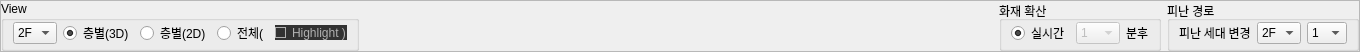
            <widget class="QFrame" name="frame_3">
             <property name="maximumSize">
              <size>
               <width>16777215</width>
               <height>50</height>
              </size>
             </property>
             <property name="frameShape">
              <enum>QFrame::StyledPanel</enum>
             </property>
             <property name="frameShadow">
              <enum>QFrame::Raised</enum>
             </property>
             <property name="lineWidth">
              <number>0</number>
             </property>
             <layout class="QHBoxLayout" name="horizontalLayout_7">
              <property name="spacing">
               <number>6</number>
              </property>
              <property name="leftMargin">
               <number>0</number>
              </property>
              <property name="topMargin">
               <number>0</number>
              </property>
              <property name="rightMargin">
               <number>0</number>
              </property>
              <property name="bottomMargin">
               <number>0</number>
              </property>
              <item>
               <widget class="QGroupBox" name="groupBox">
                <property name="sizePolicy">
                 <sizepolicy hsizetype="Preferred" vsizetype="Preferred">
                  <horstretch>0</horstretch>
                  <verstretch>0</verstretch>
                 </sizepolicy>
                </property>
                <property name="minimumSize">
                 <size>
                  <width>0</width>
                  <height>0</height>
                 </size>
                </property>
                <property name="title">
                 <string>View</string>
                </property>
                <layout class="QHBoxLayout" name="horizontalLayout_2">
                 <property name="leftMargin">
                  <number>9</number>
                 </property>
                 <property name="topMargin">
                  <number>0</number>
                 </property>
                 <property name="rightMargin">
                  <number>9</number>
                 </property>
                 <property name="bottomMargin">
                  <number>3</number>
                 </property>
                 <item>
                  <widget class="QComboBox" name="WatchFloor_comboBox">
                   <property name="minimumSize">
                    <size>
                     <width>40</width>
                     <height>0</height>
                    </size>
                   </property>
                   <property name="currentIndex">
                    <number>1</number>
                   </property>
                   <item>
                    <property name="text">
                     <string>1F</string>
                    </property>
                   </item>
                   <item>
                    <property name="text">
                     <string>2F</string>
                    </property>
                   </item>
                   <item>
                    <property name="text">
                     <string>3F</string>
                    </property>
                   </item>
                   <item>
                    <property name="text">
                     <string>4F</string>
                    </property>
                   </item>
                   <item>
                    <property name="text">
                     <string>5F</string>
                    </property>
                   </item>
                  </widget>
                 </item>
                 <item>
                  <widget class="QRadioButton" name="WatchMode1">
                   <property name="text">
                    <string>층별(3D)</string>
                   </property>
                   <property name="checked">
                    <bool>true</bool>
                   </property>
                  </widget>
                 </item>
                 <item>
                  <widget class="QRadioButton" name="WatchMode2">
                   <property name="text">
                    <string>층별(2D)</string>
                   </property>
                  </widget>
                 </item>
                 <item>
                  <widget class="QRadioButton" name="WatchMode0">
                   <property name="text">
                    <string>전체(</string>
                   </property>
                   <property name="checked">
                    <bool>false</bool>
                   </property>
                  </widget>
                 </item>
                 <item>
                  <widget class="QCheckBox" name="WatchMode_Highlight">
                   <property name="styleSheet">
                    <string notr="true">QToolTip
{
     border: 1px solid black;
     background-color: #ffa02f;
     padding: 1px;
     border-radius: 3px;
     opacity: 100;
}

QWidget
{
    color: #b1b1b1;
    background-color: #323232;
}

QWidget:item:hover
{
    background-color: QLinearGradient( x1: 0, y1: 0, x2: 0, y2: 1, stop: 0 #ffa02f, stop: 1 #ca0619);
    color: #000000;
}

QWidget:item:selected
{
    background-color: QLinearGradient( x1: 0, y1: 0, x2: 0, y2: 1, stop: 0 #ffa02f, stop: 1 #d7801a);
}

QMenuBar::item
{
    background: transparent;
}

QMenuBar::item:selected
{
    background: transparent;
    border: 1px solid #ffaa00;
}

QMenuBar::item:pressed
{
    background: #444;
    border: 1px solid #000;
    background-color: QLinearGradient(
        x1:0, y1:0,
        x2:0, y2:1,
        stop:1 #212121,
        stop:0.4 #343434/*,
        stop:0.2 #343434,
        stop:0.1 #ffaa00*/
    );
    margin-bottom:-1px;
    padding-bottom:1px;
}

QMenu
{
    border: 1px solid #000;
}

QMenu::item
{
    padding: 2px 20px 2px 20px;
}

QMenu::item:selected
{
    color: #000000;
}

QWidget:disabled
{
    color: #404040;
    background-color: #323232;
}

QAbstractItemView
{
    background-color: QLinearGradient( x1: 0, y1: 0, x2: 0, y2: 1, stop: 0 #4d4d4d, stop: 0.1 #646464, stop: 1 #5d5d5d);
}

QWidget:focus
{
    /*border: 2px solid QLinearGradient( x1: 0, y1: 0, x2: 0, y2: 1, stop: 0 #ffa02f, stop: 1 #d7801a);*/
}

QLineEdit
{
    background-color: QLinearGradient( x1: 0, y1: 0, x2: 0, y2: 1, stop: 0 #4d4d4d, stop: 0 #646464, stop: 1 #5d5d5d);
    padding: 1px;
    border-style: solid;
    border: 1px solid #1e1e1e;
    border-radius: 5;
}

QPushButton
{
    color: #b1b1b1;
    background-color: QLinearGradient( x1: 0, y1: 0, x2: 0, y2: 1, stop: 0 #565656, stop: 0.1 #525252, stop: 0.5 #4e4e4e, stop: 0.9 #4a4a4a, stop: 1 #464646);
    border-width: 1px;
    border-color: #1e1e1e;
    border-style: solid;
    border-radius: 6;
    padding: 3px;
    font-size: 12px;
    padding-left: 5px;
    padding-right: 5px;
}

QPushButton:pressed
{
    background-color: QLinearGradient( x1: 0, y1: 0, x2: 0, y2: 1, stop: 0 #2d2d2d, stop: 0.1 #2b2b2b, stop: 0.5 #292929, stop: 0.9 #282828, stop: 1 #252525);
}

QComboBox
{
    selection-background-color: #ffaa00;
    background-color: QLinearGradient( x1: 0, y1: 0, x2: 0, y2: 1, stop: 0 #565656, stop: 0.1 #525252, stop: 0.5 #4e4e4e, stop: 0.9 #4a4a4a, stop: 1 #464646);
    border-style: solid;
    border: 1px solid #1e1e1e;
    border-radius: 5;
}

QComboBox:hover,QPushButton:hover
{
    border: 2px solid QLinearGradient( x1: 0, y1: 0, x2: 0, y2: 1, stop: 0 #ffa02f, stop: 1 #d7801a);
}


QComboBox:on
{
    padding-top: 3px;
    padding-left: 4px;
    background-color: QLinearGradient( x1: 0, y1: 0, x2: 0, y2: 1, stop: 0 #2d2d2d, stop: 0.1 #2b2b2b, stop: 0.5 #292929, stop: 0.9 #282828, stop: 1 #252525);
    selection-background-color: #ffaa00;
}

QComboBox QAbstractItemView
{
    border: 2px solid darkgray;
    selection-background-color: QLinearGradient( x1: 0, y1: 0, x2: 0, y2: 1, stop: 0 #ffa02f, stop: 1 #d7801a);
}

QComboBox::drop-down
{
     subcontrol-origin: padding;
     subcontrol-position: top right;
     width: 15px;

     border-left-width: 0px;
     border-left-color: darkgray;
     border-left-style: solid; /* just a single line */
     border-top-right-radius: 3px; /* same radius as the QComboBox */
     border-bottom-right-radius: 3px;
 }

QComboBox::down-arrow
{
     image: url(:/down_arrow.png);
}

QGroupBox:focus
{
border: 2px solid QLinearGradient( x1: 0, y1: 0, x2: 0, y2: 1, stop: 0 #ffa02f, stop: 1 #d7801a);
}

QTextEdit:focus
{
    border: 2px solid QLinearGradient( x1: 0, y1: 0, x2: 0, y2: 1, stop: 0 #ffa02f, stop: 1 #d7801a);
}

QScrollBar:horizontal {
     border: 1px solid #222222;
     background: QLinearGradient( x1: 0, y1: 0, x2: 0, y2: 1, stop: 0.0 #121212, stop: 0.2 #282828, stop: 1 #484848);
     height: 7px;
     margin: 0px 16px 0 16px;
}

QScrollBar::handle:horizontal
{
      background: QLinearGradient( x1: 0, y1: 0, x2: 1, y2: 0, stop: 0 #ffa02f, stop: 0.5 #d7801a, stop: 1 #ffa02f);
      min-height: 20px;
      border-radius: 2px;
}

QScrollBar::add-line:horizontal {
      border: 1px solid #1b1b19;
      border-radius: 2px;
      background: QLinearGradient( x1: 0, y1: 0, x2: 1, y2: 0, stop: 0 #ffa02f, stop: 1 #d7801a);
      width: 14px;
      subcontrol-position: right;
      subcontrol-origin: margin;
}

QScrollBar::sub-line:horizontal {
      border: 1px solid #1b1b19;
      border-radius: 2px;
      background: QLinearGradient( x1: 0, y1: 0, x2: 1, y2: 0, stop: 0 #ffa02f, stop: 1 #d7801a);
      width: 14px;
     subcontrol-position: left;
     subcontrol-origin: margin;
}

QScrollBar::right-arrow:horizontal, QScrollBar::left-arrow:horizontal
{
      border: 1px solid black;
      width: 1px;
      height: 1px;
      background: white;
}

QScrollBar::add-page:horizontal, QScrollBar::sub-page:horizontal
{
      background: none;
}

QScrollBar:vertical
{
      background: QLinearGradient( x1: 0, y1: 0, x2: 1, y2: 0, stop: 0.0 #121212, stop: 0.2 #282828, stop: 1 #484848);
      width: 7px;
      margin: 16px 0 16px 0;
      border: 1px solid #222222;
}

QScrollBar::handle:vertical
{
      background: QLinearGradient( x1: 0, y1: 0, x2: 0, y2: 1, stop: 0 #ffa02f, stop: 0.5 #d7801a, stop: 1 #ffa02f);
      min-height: 20px;
      border-radius: 2px;
}

QScrollBar::add-line:vertical
{
      border: 1px solid #1b1b19;
      border-radius: 2px;
      background: QLinearGradient( x1: 0, y1: 0, x2: 0, y2: 1, stop: 0 #ffa02f, stop: 1 #d7801a);
      height: 14px;
      subcontrol-position: bottom;
      subcontrol-origin: margin;
}

QScrollBar::sub-line:vertical
{
      border: 1px solid #1b1b19;
      border-radius: 2px;
      background: QLinearGradient( x1: 0, y1: 0, x2: 0, y2: 1, stop: 0 #d7801a, stop: 1 #ffa02f);
      height: 14px;
      subcontrol-position: top;
      subcontrol-origin: margin;
}

QScrollBar::up-arrow:vertical, QScrollBar::down-arrow:vertical
{
      border: 1px solid black;
      width: 1px;
      height: 1px;
      background: white;
}


QScrollBar::add-page:vertical, QScrollBar::sub-page:vertical
{
      background: none;
}

QTextEdit
{
    background-color: #242424;
}

QPlainTextEdit
{
    background-color: #242424;
}

QHeaderView::section
{
    background-color: QLinearGradient(x1:0, y1:0, x2:0, y2:1, stop:0 #616161, stop: 0.5 #505050, stop: 0.6 #434343, stop:1 #656565);
    color: white;
    padding-left: 4px;
    border: 1px solid #6c6c6c;
}

QCheckBox:disabled
{
color: #414141;
}

QDockWidget::title
{
    text-align: center;
    spacing: 3px; /* spacing between items in the tool bar */
    background-color: QLinearGradient(x1:0, y1:0, x2:0, y2:1, stop:0 #323232, stop: 0.5 #242424, stop:1 #323232);
}

QDockWidget::close-button, QDockWidget::float-button
{
    text-align: center;
    spacing: 1px; /* spacing between items in the tool bar */
    background-color: QLinearGradient(x1:0, y1:0, x2:0, y2:1, stop:0 #323232, stop: 0.5 #242424, stop:1 #323232);
}

QDockWidget::close-button:hover, QDockWidget::float-button:hover
{
    background: #242424;
}

QDockWidget::close-button:pressed, QDockWidget::float-button:pressed
{
    padding: 1px -1px -1px 1px;
}

QMainWindow::separator
{
    background-color: QLinearGradient(x1:0, y1:0, x2:0, y2:1, stop:0 #161616, stop: 0.5 #151515, stop: 0.6 #212121, stop:1 #343434);
    color: white;
    padding-left: 4px;
    border: 1px solid #4c4c4c;
    spacing: 3px; /* spacing between items in the tool bar */
}

QMainWindow::separator:hover
{

    background-color: QLinearGradient(x1:0, y1:0, x2:0, y2:1, stop:0 #d7801a, stop:0.5 #b56c17 stop:1 #ffa02f);
    color: white;
    padding-left: 4px;
    border: 1px solid #6c6c6c;
    spacing: 3px; /* spacing between items in the tool bar */
}

QToolBar::handle
{
     spacing: 3px; /* spacing between items in the tool bar */
     background: url(:/images/handle.png);
}

QMenu::separator
{
    height: 2px;
    background-color: QLinearGradient(x1:0, y1:0, x2:0, y2:1, stop:0 #161616, stop: 0.5 #151515, stop: 0.6 #212121, stop:1 #343434);
    color: white;
    padding-left: 4px;
    margin-left: 10px;
    margin-right: 5px;
}

QProgressBar
{
    border: 2px solid grey;
    border-radius: 5px;
    text-align: center;
}

QProgressBar::chunk
{
    background-color: #d7801a;
    width: 2.15px;
    margin: 0.5px;
}

QTabBar::tab {
    color: #b1b1b1;
    border: 1px solid #444;
    border-bottom-style: none;
    background-color: #323232;
    padding-left: 10px;
    padding-right: 10px;
    padding-top: 3px;
    padding-bottom: 2px;
    margin-right: -1px;
}

QTabWidget::pane {
    border: 1px solid #444;
    top: 1px;
}

QTabBar::tab:last
{
    margin-right: 0; /* the last selected tab has nothing to overlap with on the right */
    border-top-right-radius: 3px;
}

QTabBar::tab:first:!selected
{
 margin-left: 0px; /* the last selected tab has nothing to overlap with on the right */


    border-top-left-radius: 3px;
}

QTabBar::tab:!selected
{
    color: #b1b1b1;
    border-bottom-style: solid;
    margin-top: 3px;
    background-color: QLinearGradient(x1:0, y1:0, x2:0, y2:1, stop:1 #212121, stop:.4 #343434);
}

QTabBar::tab:selected
{
    border-top-left-radius: 3px;
    border-top-right-radius: 3px;
    margin-bottom: 0px;
}

QTabBar::tab:!selected:hover
{
    /*border-top: 2px solid #ffaa00;
    padding-bottom: 3px;*/
    border-top-left-radius: 3px;
    border-top-right-radius: 3px;
    background-color: QLinearGradient(x1:0, y1:0, x2:0, y2:1, stop:1 #212121, stop:0.4 #343434, stop:0.2 #343434, stop:0.1 #ffaa00);
}

QRadioButton::indicator:checked, QRadioButton::indicator:unchecked{
    color: #b1b1b1;
    background-color: #323232;
    border: 1px solid #b1b1b1;
    border-radius: 6px;
}

QRadioButton::indicator:checked
{
    background-color: qradialgradient(
        cx: 0.5, cy: 0.5,
        fx: 0.5, fy: 0.5,
        radius: 1.0,
        stop: 0.25 #ffaa00,
        stop: 0.3 #323232
    );
}

QCheckBox::indicator{
    color: #b1b1b1;
    background-color: #323232;
    border: 1px solid #b1b1b1;
    width: 9px;
    height: 9px;
}

QRadioButton::indicator
{
    border-radius: 6px;
}

QRadioButton::indicator:hover, QCheckBox::indicator:hover
{
    border: 1px solid #ffaa00;
}

QCheckBox::indicator:checked
{
    background-color: qradialgradient(
        cx: 0.5, cy: 0.5,
        fx: 0.5, fy: 0.5,
        radius: 1.0,
        stop: 0.25 #ffaa00,
        stop: 0.3 #323232
    );
}

QCheckBox::indicator:disabled, QRadioButton::indicator:disabled
{
    border: 1px solid #444;
}</string>
                   </property>
                   <property name="text">
                    <string>Highlight )</string>
                   </property>
                   <property name="checked">
                    <bool>true</bool>
                   </property>
                  </widget>
                 </item>
                </layout>
               </widget>
              </item>
              <item>
               <spacer name="horizontalSpacer_3">
                <property name="orientation">
                 <enum>Qt::Horizontal</enum>
                </property>
                <property name="sizeHint" stdset="0">
                 <size>
                  <width>634</width>
                  <height>20</height>
                 </size>
                </property>
               </spacer>
              </item>
              <item>
               <widget class="QGroupBox" name="groupBox_2">
                <property name="title">
                 <string>화재 확산</string>
                </property>
                <layout class="QHBoxLayout" name="horizontalLayout_8">
                 <property name="topMargin">
                  <number>0</number>
                 </property>
                 <property name="bottomMargin">
                  <number>3</number>
                 </property>
                 <item>
                  <widget class="QRadioButton" name="watch_present">
                   <property name="text">
                    <string>실시간</string>
                   </property>
                   <property name="checked">
                    <bool>true</bool>
                   </property>
                  </widget>
                 </item>
                 <item>
                  <widget class="QComboBox" name="N_min_later_combobox">
                   <property name="enabled">
                    <bool>false</bool>
                   </property>
                   <property name="minimumSize">
                    <size>
                     <width>40</width>
                     <height>0</height>
                    </size>
                   </property>
                   <item>
                    <property name="text">
                     <string>1</string>
                    </property>
                   </item>
                   <item>
                    <property name="text">
                     <string>2</string>
                    </property>
                   </item>
                   <item>
                    <property name="text">
                     <string>3</string>
                    </property>
                   </item>
                   <item>
                    <property name="text">
                     <string>4</string>
                    </property>
                   </item>
                   <item>
                    <property name="text">
                     <string>5</string>
                    </property>
                   </item>
                   <item>
                    <property name="text">
                     <string>6</string>
                    </property>
                   </item>
                   <item>
                    <property name="text">
                     <string>7</string>
                    </property>
                   </item>
                   <item>
                    <property name="text">
                     <string>8</string>
                    </property>
                   </item>
                   <item>
                    <property name="text">
                     <string>9</string>
                    </property>
                   </item>
                   <item>
                    <property name="text">
                     <string>10</string>
                    </property>
                   </item>
                   <item>
                    <property name="text">
                     <string>11</string>
                    </property>
                   </item>
                   <item>
                    <property name="text">
                     <string>12</string>
                    </property>
                   </item>
                   <item>
                    <property name="text">
                     <string>13</string>
                    </property>
                   </item>
                   <item>
                    <property name="text">
                     <string>14</string>
                    </property>
                   </item>
                   <item>
                    <property name="text">
                     <string>15</string>
                    </property>
                   </item>
                   <item>
                    <property name="text">
                     <string>16</string>
                    </property>
                   </item>
                   <item>
                    <property name="text">
                     <string>17</string>
                    </property>
                   </item>
                   <item>
                    <property name="text">
                     <string>18</string>
                    </property>
                   </item>
                   <item>
                    <property name="text">
                     <string>19</string>
                    </property>
                   </item>
                   <item>
                    <property name="text">
                     <string>20</string>
                    </property>
                   </item>
                   <item>
                    <property name="text">
                     <string>21</string>
                    </property>
                   </item>
                   <item>
                    <property name="text">
                     <string>22</string>
                    </property>
                   </item>
                   <item>
                    <property name="text">
                     <string>23</string>
                    </property>
                   </item>
                   <item>
                    <property name="text">
                     <string>24</string>
                    </property>
                   </item>
                   <item>
                    <property name="text">
                     <string>25</string>
                    </property>
                   </item>
                   <item>
                    <property name="text">
                     <string>26</string>
                    </property>
                   </item>
                   <item>
                    <property name="text">
                     <string>27</string>
                    </property>
                   </item>
                   <item>
                    <property name="text">
                     <string>28</string>
                    </property>
                   </item>
                   <item>
                    <property name="text">
                     <string>29</string>
                    </property>
                   </item>
                   <item>
                    <property name="text">
                     <string>30</string>
                    </property>
                   </item>
                   <item>
                    <property name="text">
                     <string>31</string>
                    </property>
                   </item>
                   <item>
                    <property name="text">
                     <string>32</string>
                    </property>
                   </item>
                   <item>
                    <property name="text">
                     <string>33</string>
                    </property>
                   </item>
                   <item>
                    <property name="text">
                     <string>34</string>
                    </property>
                   </item>
                   <item>
                    <property name="text">
                     <string>35</string>
                    </property>
                   </item>
                   <item>
                    <property name="text">
                     <string>36</string>
                    </property>
                   </item>
                   <item>
                    <property name="text">
                     <string>37</string>
                    </property>
                   </item>
                   <item>
                    <property name="text">
                     <string>38</string>
                    </property>
                   </item>
                   <item>
                    <property name="text">
                     <string>39</string>
                    </property>
                   </item>
                   <item>
                    <property name="text">
                     <string>40</string>
                    </property>
                   </item>
                   <item>
                    <property name="text">
                     <string>41</string>
                    </property>
                   </item>
                   <item>
                    <property name="text">
                     <string>42</string>
                    </property>
                   </item>
                   <item>
                    <property name="text">
                     <string>43</string>
                    </property>
                   </item>
                   <item>
                    <property name="text">
                     <string>44</string>
                    </property>
                   </item>
                   <item>
                    <property name="text">
                     <string>45</string>
                    </property>
                   </item>
                   <item>
                    <property name="text">
                     <string>46</string>
                    </property>
                   </item>
                   <item>
                    <property name="text">
                     <string>47</string>
                    </property>
                   </item>
                   <item>
                    <property name="text">
                     <string>48</string>
                    </property>
                   </item>
                   <item>
                    <property name="text">
                     <string>49</string>
                    </property>
                   </item>
                   <item>
                    <property name="text">
                     <string>50</string>
                    </property>
                   </item>
                   <item>
                    <property name="text">
                     <string>51</string>
                    </property>
                   </item>
                   <item>
                    <property name="text">
                     <string>52</string>
                    </property>
                   </item>
                   <item>
                    <property name="text">
                     <string>53</string>
                    </property>
                   </item>
                   <item>
                    <property name="text">
                     <string>54</string>
                    </property>
                   </item>
                   <item>
                    <property name="text">
                     <string>55</string>
                    </property>
                   </item>
                   <item>
                    <property name="text">
                     <string>56</string>
                    </property>
                   </item>
                   <item>
                    <property name="text">
                     <string>57</string>
                    </property>
                   </item>
                   <item>
                    <property name="text">
                     <string>58</string>
                    </property>
                   </item>
                   <item>
                    <property name="text">
                     <string>59</string>
                    </property>
                   </item>
                   <item>
                    <property name="text">
                     <string>60</string>
                    </property>
                   </item>
                  </widget>
                 </item>
                 <item>
                  <widget class="QLabel" name="label_6">
                   <property name="text">
                    <string>분후</string>
                   </property>
                  </widget>
                 </item>
                </layout>
               </widget>
              </item>
              <item>
               <widget class="QGroupBox" name="groupBox_3">
                <property name="title">
                 <string>피난 경로</string>
                </property>
                <layout class="QHBoxLayout" name="horizontalLayout_9">
                 <property name="topMargin">
                  <number>0</number>
                 </property>
                 <property name="bottomMargin">
                  <number>3</number>
                 </property>
                 <item>
                  <widget class="QLabel" name="label_14">
                   <property name="sizePolicy">
                    <sizepolicy hsizetype="Preferred" vsizetype="Fixed">
                     <horstretch>0</horstretch>
                     <verstretch>0</verstretch>
                    </sizepolicy>
                   </property>
                   <property name="font">
                    <font>
                     <family>KoPubWorld돋움체 Medium</family>
                     <weight>50</weight>
                     <bold>false</bold>
                    </font>
                   </property>
                   <property name="text">
                    <string>피난 세대 변경</string>
                   </property>
                  </widget>
                 </item>
                 <item>
                  <widget class="QComboBox" name="StartFloor_comboBox">
                   <property name="minimumSize">
                    <size>
                     <width>40</width>
                     <height>0</height>
                    </size>
                   </property>
                   <property name="currentIndex">
                    <number>1</number>
                   </property>
                   <item>
                    <property name="text">
                     <string>1F</string>
                    </property>
                   </item>
                   <item>
                    <property name="text">
                     <string>2F</string>
                    </property>
                   </item>
                   <item>
                    <property name="text">
                     <string>3F</string>
                    </property>
                   </item>
                   <item>
                    <property name="text">
                     <string>4F</string>
                    </property>
                   </item>
                   <item>
                    <property name="text">
                     <string>5F</string>
                    </property>
                   </item>
                  </widget>
                 </item>
                 <item>
                  <widget class="QComboBox" name="StartRoom_comboBox">
                   <property name="minimumSize">
                    <size>
                     <width>40</width>
                     <height>0</height>
                    </size>
                   </property>
                   <item>
                    <property name="text">
                     <string>1</string>
                    </property>
                   </item>
                   <item>
                    <property name="text">
                     <string>2</string>
                    </property>
                   </item>
                   <item>
                    <property name="text">
                     <string>3</string>
                    </property>
                   </item>
                   <item>
                    <property name="text">
                     <string>4</string>
                    </property>
                   </item>
                   <item>
                    <property name="text">
                     <string>5</string>
                    </property>
                   </item>
                   <item>
                    <property name="text">
                     <string>6</string>
                    </property>
                   </item>
                   <item>
                    <property name="text">
                     <string>7</string>
                    </property>
                   </item>
                  </widget>
                 </item>
                </layout>
               </widget>
              </item>
             </layout>
            </widget>
